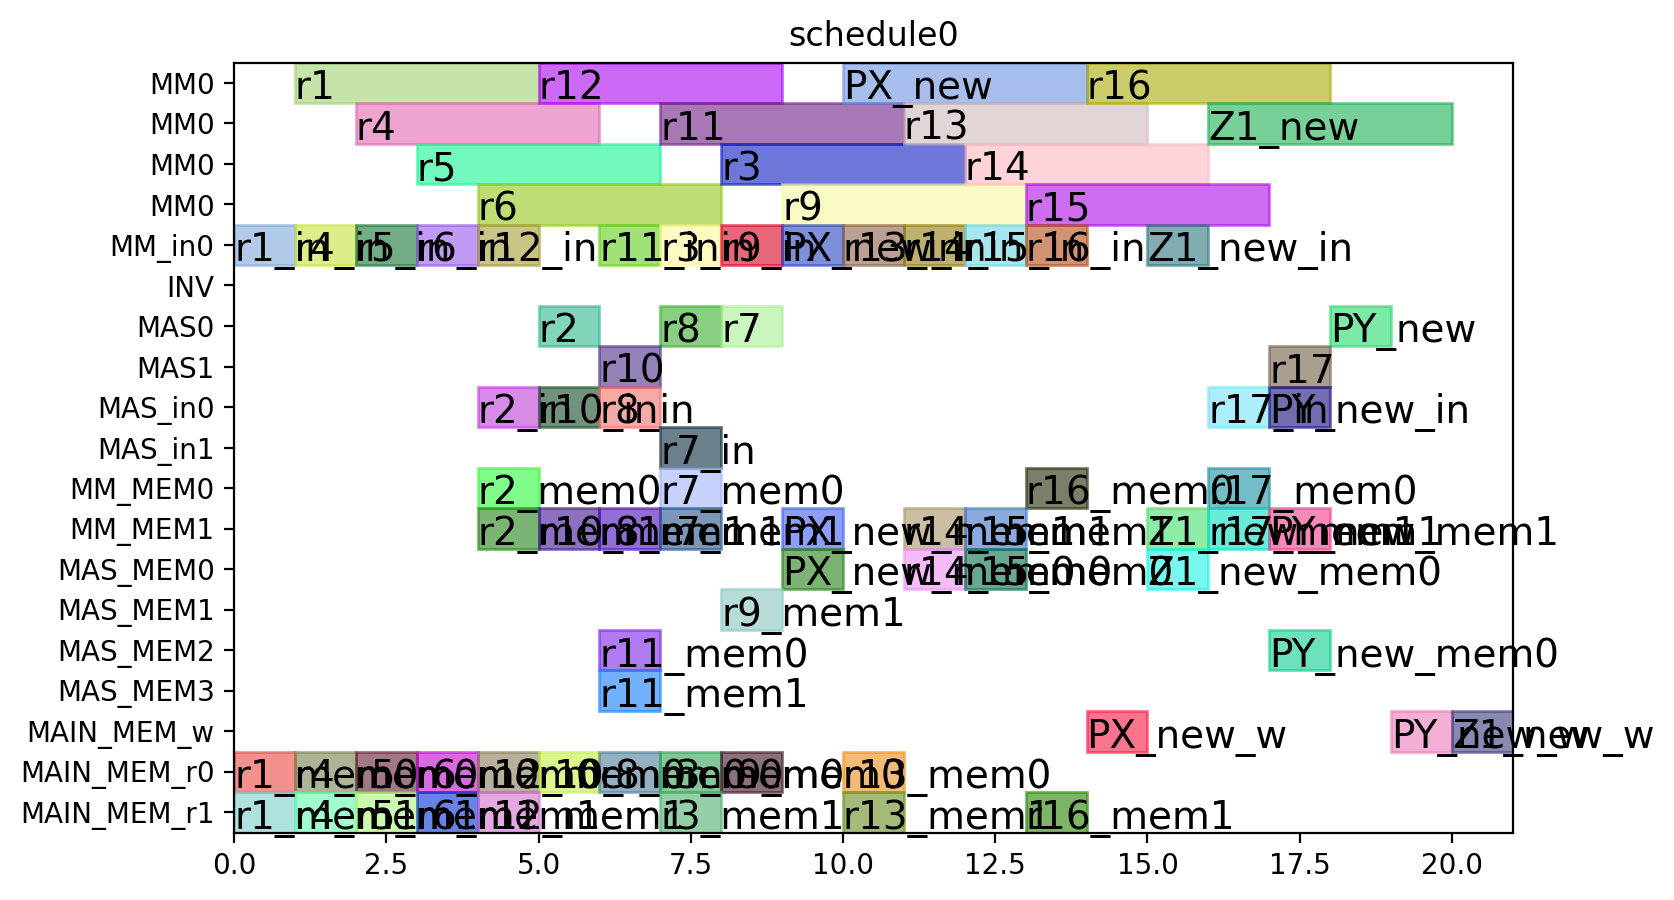

Write Python code to recreate this figure.
from pyschedule import Scenario, solvers, plotters, alt


def solve():
	horizon = 90
	S = Scenario("schedule0", horizon=horizon)

	# resource
	MM = S.Resources('MM', num=1, size=4)
	MM_in = S.Resources('MM_in', num=1)
	INV = S.Resource('INV')
	MAS = S.Resources('MAS', num=2, size=1, periods=range(1, horizon))
	MAS_in = S.Resources('MAS_in', num=2)
	MM_MEM = S.Resources('MM_MEM', num=2)
	MAS_MEM = S.Resources('MAS_MEM', num=4)
	MAIN_MEM_w = S.Resource('MAIN_MEM_w', size=1)
	MAIN_MEM_r = S.Resources('MAIN_MEM_r', num=2)

	# result of previous scheduling

	# new tasks
	r1_in = S.Task('r1_in', length=1, delay_cost=1)
	r1_in += alt(MM_in)
	r1 = S.Task('r1', length=4, delay_cost=1)
	r1 += alt(MM)
	S += r1>=r1_in

	r1_mem0 = S.Task('r1_mem0', length=1, delay_cost=1)
	r1_mem0 += MAIN_MEM_r[0]
	S += r1_mem0 <= r1

	r1_mem1 = S.Task('r1_mem1', length=1, delay_cost=1)
	r1_mem1 += MAIN_MEM_r[1]
	S += r1_mem1 <= r1

	r3_in = S.Task('r3_in', length=1, delay_cost=1)
	r3_in += alt(MM_in)
	r3 = S.Task('r3', length=4, delay_cost=1)
	r3 += alt(MM)
	S += r3>=r3_in

	r3_mem0 = S.Task('r3_mem0', length=1, delay_cost=1)
	r3_mem0 += MAIN_MEM_r[0]
	S += r3_mem0 <= r3

	r3_mem1 = S.Task('r3_mem1', length=1, delay_cost=1)
	r3_mem1 += MAIN_MEM_r[1]
	S += r3_mem1 <= r3

	r4_in = S.Task('r4_in', length=1, delay_cost=1)
	r4_in += alt(MM_in)
	r4 = S.Task('r4', length=4, delay_cost=1)
	r4 += alt(MM)
	S += r4>=r4_in

	r4_mem0 = S.Task('r4_mem0', length=1, delay_cost=1)
	r4_mem0 += MAIN_MEM_r[0]
	S += r4_mem0 <= r4

	r4_mem1 = S.Task('r4_mem1', length=1, delay_cost=1)
	r4_mem1 += MAIN_MEM_r[1]
	S += r4_mem1 <= r4

	r5_in = S.Task('r5_in', length=1, delay_cost=1)
	r5_in += alt(MM_in)
	r5 = S.Task('r5', length=4, delay_cost=1)
	r5 += alt(MM)
	S += r5>=r5_in

	r5_mem0 = S.Task('r5_mem0', length=1, delay_cost=1)
	r5_mem0 += MAIN_MEM_r[0]
	S += r5_mem0 <= r5

	r5_mem1 = S.Task('r5_mem1', length=1, delay_cost=1)
	r5_mem1 += MAIN_MEM_r[1]
	S += r5_mem1 <= r5

	r6_in = S.Task('r6_in', length=1, delay_cost=1)
	r6_in += alt(MM_in)
	r6 = S.Task('r6', length=4, delay_cost=1)
	r6 += alt(MM)
	S += r6>=r6_in

	r6_mem0 = S.Task('r6_mem0', length=1, delay_cost=1)
	r6_mem0 += MAIN_MEM_r[0]
	S += r6_mem0 <= r6

	r6_mem1 = S.Task('r6_mem1', length=1, delay_cost=1)
	r6_mem1 += MAIN_MEM_r[1]
	S += r6_mem1 <= r6

	r12_in = S.Task('r12_in', length=1, delay_cost=1)
	r12_in += alt(MM_in)
	r12 = S.Task('r12', length=4, delay_cost=1)
	r12 += alt(MM)
	S += r12>=r12_in

	r12_mem0 = S.Task('r12_mem0', length=1, delay_cost=1)
	r12_mem0 += MAIN_MEM_r[0]
	S += r12_mem0 <= r12

	r12_mem1 = S.Task('r12_mem1', length=1, delay_cost=1)
	r12_mem1 += MAIN_MEM_r[1]
	S += r12_mem1 <= r12

	r13_in = S.Task('r13_in', length=1, delay_cost=1)
	r13_in += alt(MM_in)
	r13 = S.Task('r13', length=4, delay_cost=1)
	r13 += alt(MM)
	S += r13>=r13_in

	r13_mem0 = S.Task('r13_mem0', length=1, delay_cost=1)
	r13_mem0 += MAIN_MEM_r[0]
	S += r13_mem0 <= r13

	r13_mem1 = S.Task('r13_mem1', length=1, delay_cost=1)
	r13_mem1 += MAIN_MEM_r[1]
	S += r13_mem1 <= r13

	r2_in = S.Task('r2_in', length=1, delay_cost=1)
	r2_in += alt(MAS_in)
	r2 = S.Task('r2', length=1, delay_cost=1)
	r2 += alt(MAS)

	S += r2>=r2_in

	r2_mem0 = S.Task('r2_mem0', length=1, delay_cost=1)
	r2_mem0 += alt(MM_MEM)
	S += (r1*MM[0])-1 < r2_mem0*MM_MEM[0]
	S += r2_mem0 <= r2

	r2_mem1 = S.Task('r2_mem1', length=1, delay_cost=1)
	r2_mem1 += alt(MM_MEM)
	S += (r1*MM[0])-1 < r2_mem1*MM_MEM[1]
	S += r2_mem1 <= r2

	r7_in = S.Task('r7_in', length=1, delay_cost=1)
	r7_in += alt(MAS_in)
	r7 = S.Task('r7', length=1, delay_cost=1)
	r7 += alt(MAS)

	S += r7>=r7_in

	r7_mem0 = S.Task('r7_mem0', length=1, delay_cost=1)
	r7_mem0 += alt(MM_MEM)
	S += (r5*MM[0])-1 < r7_mem0*MM_MEM[0]
	S += r7_mem0 <= r7

	r7_mem1 = S.Task('r7_mem1', length=1, delay_cost=1)
	r7_mem1 += alt(MM_MEM)
	S += (r6*MM[0])-1 < r7_mem1*MM_MEM[1]
	S += r7_mem1 <= r7

	r8_in = S.Task('r8_in', length=1, delay_cost=1)
	r8_in += alt(MAS_in)
	r8 = S.Task('r8', length=1, delay_cost=1)
	r8 += alt(MAS)

	S += r8>=r8_in

	r8_mem0 = S.Task('r8_mem0', length=1, delay_cost=1)
	r8_mem0 += MAIN_MEM_r[0]
	S += r8_mem0 <= r8

	r8_mem1 = S.Task('r8_mem1', length=1, delay_cost=1)
	r8_mem1 += alt(MM_MEM)
	S += (r4*MM[0])-1 < r8_mem1*MM_MEM[1]
	S += r8_mem1 <= r8

	r10_in = S.Task('r10_in', length=1, delay_cost=1)
	r10_in += alt(MAS_in)
	r10 = S.Task('r10', length=1, delay_cost=1)
	r10 += alt(MAS)

	S += r10>=r10_in

	r10_mem0 = S.Task('r10_mem0', length=1, delay_cost=1)
	r10_mem0 += MAIN_MEM_r[0]
	S += r10_mem0 <= r10

	r10_mem1 = S.Task('r10_mem1', length=1, delay_cost=1)
	r10_mem1 += alt(MM_MEM)
	S += (r4*MM[0])-1 < r10_mem1*MM_MEM[1]
	S += r10_mem1 <= r10

	r9_in = S.Task('r9_in', length=1, delay_cost=1)
	r9_in += alt(MM_in)
	r9 = S.Task('r9', length=4, delay_cost=1)
	r9 += alt(MM)
	S += r9>=r9_in

	r9_mem0 = S.Task('r9_mem0', length=1, delay_cost=1)
	r9_mem0 += MAIN_MEM_r[0]
	S += r9_mem0 <= r9

	r9_mem1 = S.Task('r9_mem1', length=1, delay_cost=1)
	r9_mem1 += alt(MAS_MEM)
	S += (r7*MAS[0])-1 < r9_mem1*MAS_MEM[1]
	S += (r7*MAS[1])-1 < r9_mem1*MAS_MEM[3]
	S += r9_mem1 <= r9

	r11_in = S.Task('r11_in', length=1, delay_cost=1)
	r11_in += alt(MM_in)
	r11 = S.Task('r11', length=4, delay_cost=1)
	r11 += alt(MM)
	S += r11>=r11_in

	r11_mem0 = S.Task('r11_mem0', length=1, delay_cost=1)
	r11_mem0 += alt(MAS_MEM)
	S += (r10*MAS[0])-1 < r11_mem0*MAS_MEM[0]
	S += (r10*MAS[1])-1 < r11_mem0*MAS_MEM[2]
	S += r11_mem0 <= r11

	r11_mem1 = S.Task('r11_mem1', length=1, delay_cost=1)
	r11_mem1 += alt(MAS_MEM)
	S += (r10*MAS[0])-1 < r11_mem1*MAS_MEM[1]
	S += (r10*MAS[1])-1 < r11_mem1*MAS_MEM[3]
	S += r11_mem1 <= r11

	r14_in = S.Task('r14_in', length=1, delay_cost=1)
	r14_in += alt(MM_in)
	r14 = S.Task('r14', length=4, delay_cost=1)
	r14 += alt(MM)
	S += r14>=r14_in

	r14_mem0 = S.Task('r14_mem0', length=1, delay_cost=1)
	r14_mem0 += alt(MAS_MEM)
	S += (r2*MAS[0])-1 < r14_mem0*MAS_MEM[0]
	S += (r2*MAS[1])-1 < r14_mem0*MAS_MEM[2]
	S += r14_mem0 <= r14

	r14_mem1 = S.Task('r14_mem1', length=1, delay_cost=1)
	r14_mem1 += alt(MM_MEM)
	S += (r3*MM[0])-1 < r14_mem1*MM_MEM[1]
	S += r14_mem1 <= r14

	r15_in = S.Task('r15_in', length=1, delay_cost=1)
	r15_in += alt(MM_in)
	r15 = S.Task('r15', length=4, delay_cost=1)
	r15 += alt(MM)
	S += r15>=r15_in

	r15_mem0 = S.Task('r15_mem0', length=1, delay_cost=1)
	r15_mem0 += alt(MAS_MEM)
	S += (r8*MAS[0])-1 < r15_mem0*MAS_MEM[0]
	S += (r8*MAS[1])-1 < r15_mem0*MAS_MEM[2]
	S += r15_mem0 <= r15

	r15_mem1 = S.Task('r15_mem1', length=1, delay_cost=1)
	r15_mem1 += alt(MM_MEM)
	S += (r9*MM[0])-1 < r15_mem1*MM_MEM[1]
	S += r15_mem1 <= r15

	r16_in = S.Task('r16_in', length=1, delay_cost=1)
	r16_in += alt(MM_in)
	r16 = S.Task('r16', length=4, delay_cost=1)
	r16 += alt(MM)
	S += r16>=r16_in

	r16_mem0 = S.Task('r16_mem0', length=1, delay_cost=1)
	r16_mem0 += alt(MM_MEM)
	S += (r11*MM[0])-1 < r16_mem0*MM_MEM[0]
	S += r16_mem0 <= r16

	r16_mem1 = S.Task('r16_mem1', length=1, delay_cost=1)
	r16_mem1 += MAIN_MEM_r[1]
	S += r16_mem1 <= r16

	r17_in = S.Task('r17_in', length=1, delay_cost=1)
	r17_in += alt(MAS_in)
	r17 = S.Task('r17', length=1, delay_cost=1)
	r17 += alt(MAS)

	S += r17>=r17_in

	r17_mem0 = S.Task('r17_mem0', length=1, delay_cost=1)
	r17_mem0 += alt(MM_MEM)
	S += (r14*MM[0])-1 < r17_mem0*MM_MEM[0]
	S += r17_mem0 <= r17

	r17_mem1 = S.Task('r17_mem1', length=1, delay_cost=1)
	r17_mem1 += alt(MM_MEM)
	S += (r15*MM[0])-1 < r17_mem1*MM_MEM[1]
	S += r17_mem1 <= r17

	PX_new_in = S.Task('PX_new_in', length=1, delay_cost=1)
	PX_new_in += alt(MM_in)
	PX_new = S.Task('PX_new', length=4, delay_cost=1)
	PX_new += alt(MM)
	S += PX_new>=PX_new_in

	S += 0<PX_new

	PX_new_mem0 = S.Task('PX_new_mem0', length=1, delay_cost=1)
	PX_new_mem0 += alt(MAS_MEM)
	S += (r2*MAS[0])-1 < PX_new_mem0*MAS_MEM[0]
	S += (r2*MAS[1])-1 < PX_new_mem0*MAS_MEM[2]
	S += PX_new_mem0 <= PX_new

	PX_new_mem1 = S.Task('PX_new_mem1', length=1, delay_cost=1)
	PX_new_mem1 += alt(MM_MEM)
	S += (r12*MM[0])-1 < PX_new_mem1*MM_MEM[1]
	S += PX_new_mem1 <= PX_new

	PX_new_w = S.Task('PX_new_w', length=1, delay_cost=1)
	PX_new_w += alt(MAIN_MEM_w)
	S += PX_new <= PX_new_w

	Z1_new_in = S.Task('Z1_new_in', length=1, delay_cost=1)
	Z1_new_in += alt(MM_in)
	Z1_new = S.Task('Z1_new', length=4, delay_cost=1)
	Z1_new += alt(MM)
	S += Z1_new>=Z1_new_in

	S += 0<Z1_new

	Z1_new_mem0 = S.Task('Z1_new_mem0', length=1, delay_cost=1)
	Z1_new_mem0 += alt(MAS_MEM)
	S += (r2*MAS[0])-1 < Z1_new_mem0*MAS_MEM[0]
	S += (r2*MAS[1])-1 < Z1_new_mem0*MAS_MEM[2]
	S += Z1_new_mem0 <= Z1_new

	Z1_new_mem1 = S.Task('Z1_new_mem1', length=1, delay_cost=1)
	Z1_new_mem1 += alt(MM_MEM)
	S += (r13*MM[0])-1 < Z1_new_mem1*MM_MEM[1]
	S += Z1_new_mem1 <= Z1_new

	Z1_new_w = S.Task('Z1_new_w', length=1, delay_cost=1)
	Z1_new_w += alt(MAIN_MEM_w)
	S += Z1_new <= Z1_new_w

	PY_new_in = S.Task('PY_new_in', length=1, delay_cost=1)
	PY_new_in += alt(MAS_in)
	PY_new = S.Task('PY_new', length=1, delay_cost=1)
	PY_new += alt(MAS)

	S += PY_new>=PY_new_in

	S += 0<PY_new

	PY_new_mem0 = S.Task('PY_new_mem0', length=1, delay_cost=1)
	PY_new_mem0 += alt(MAS_MEM)
	S += (r17*MAS[0])-1 < PY_new_mem0*MAS_MEM[0]
	S += (r17*MAS[1])-1 < PY_new_mem0*MAS_MEM[2]
	S += PY_new_mem0 <= PY_new

	PY_new_mem1 = S.Task('PY_new_mem1', length=1, delay_cost=1)
	PY_new_mem1 += alt(MM_MEM)
	S += (r16*MM[0])-1 < PY_new_mem1*MM_MEM[1]
	S += PY_new_mem1 <= PY_new

	PY_new_w = S.Task('PY_new_w', length=1, delay_cost=1)
	PY_new_w += alt(MAIN_MEM_w)
	S += PY_new <= PY_new_w

	solvers.mip.solve(S,msg=1,kind='CPLEX',ratio_gap=1.01)

	solution = [['hoge']*len(S.solution()[1]) for i in range(len(S.solution()))]
	for i in range(len(S.solution())):
		for j in range(len(S.solution()[i])):
			solution[i][j]=str(S.solution()[i][j])
	print(solution)

	cycles = int(solution[-1][3])

	pic_file_name = "/home/mfukuda/ABE/python/multiRAM_multiMAS/scheduling_result/yrecover_mul1_4_add2_1/schedule0.png"
	if(S.solution() != []):
		plotters.matplotlib.plot(S,img_filename=pic_file_name, fig_size=(cycles*0.25+3, 5))

	return solution
